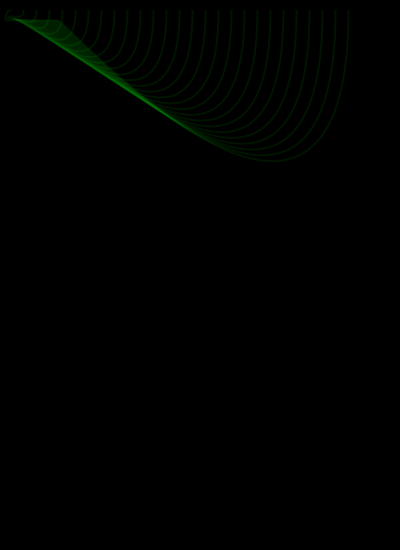
Frame 1 (no input)
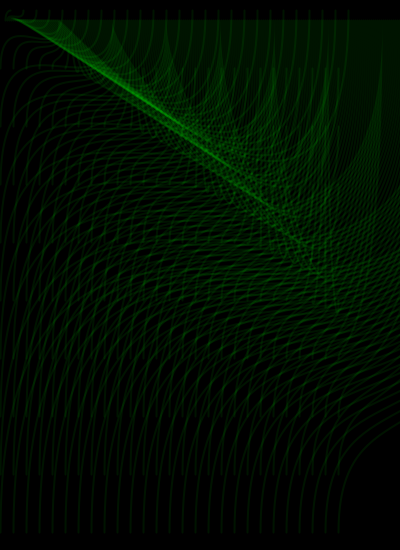
Frame 60 (the mouse pressed at the canvas centre just before this capture)
Frame 120 (the mouse held since frame 60 and released just before this capture): identical to frame 60, image omitted

The Processing sketch that drew these frames (run headless with seeded random() and noise(); from frame 60 on, the mouse is pressed at the canvas centre):

// Processing sketch: processing_32470
// ── processing_32470.pde

/* Includes */
// you needed this to access the library!
//import processing.pdf.*;

/* Variables */

int x1=10;
int y1=10;
int x2=20;
int y2=20;
int x3=30;
int y3=30;
int x4=40;
int y4=40;

int x5=0;
int y5=27;
int x6=100;
int y6=37;
int x7=20;
int y7=470;
int x8=30;
int y8=57;
int a = 5;

/* function */

void setup(){
  size(400,550);
 // beginRecord(PDF, "ashy.pdf");
  background(0);
  strokeWeight(2);
  stroke(0,255,0,20);
  noFill();
  smooth();
}

void draw(){
//first line

      if(y1<550){
  while (x1<350){
    strokeWeight(2);
   bezier(x1, y1, x1, x1, a, y1, a, x2);
  x1=x1+13;
  a=a+2;
  }
  x1=0;
  y1=y1+58;
 }
}

 //void keyPressed() {
//   if (key == 'q') {
 //  endRecord(); // end the recording when youve got everything you want but still inside the setup function
  // exit(); 
 //  }
// } 
